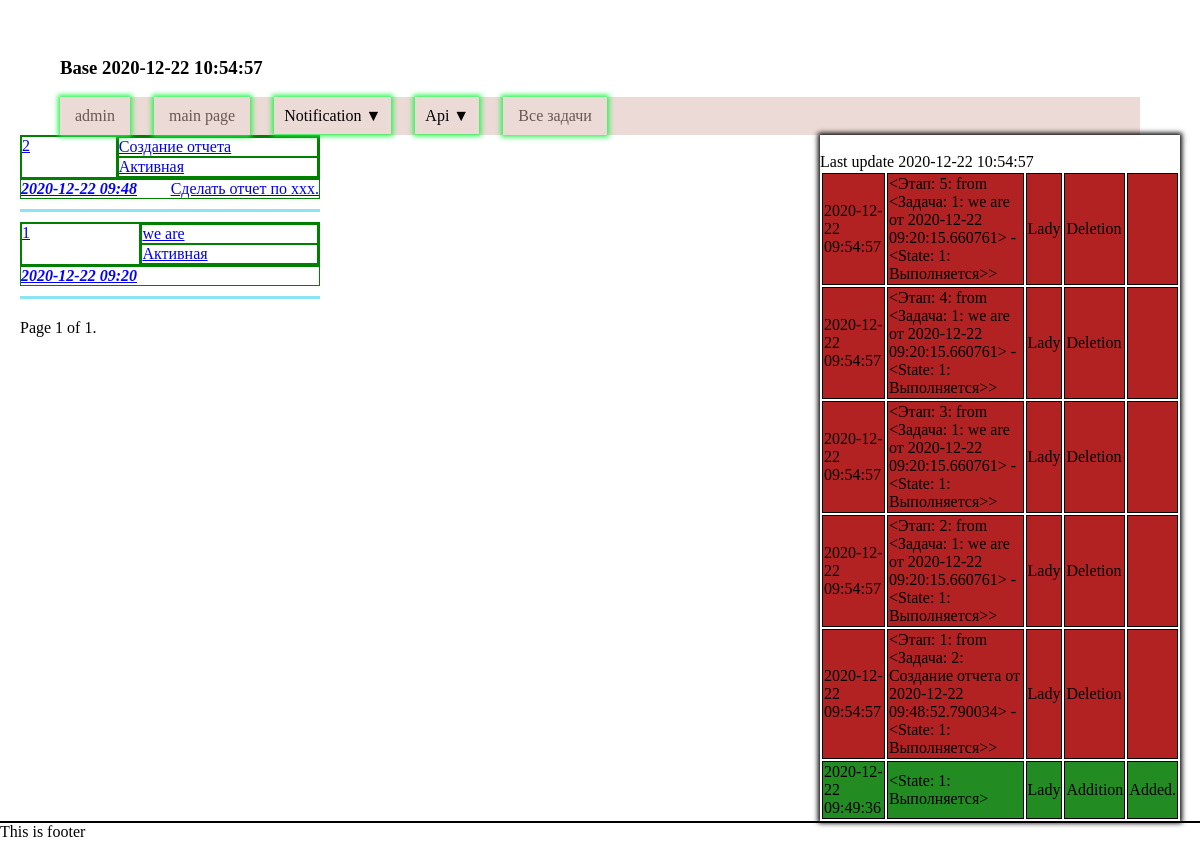
/s/l/, run on the app's committed database.
### Act/models.py (models this page shows, shortened)
class Notification(models.Model):
	name = models.CharField(max_length=150,db_column="name",blank=True)
	comment = models.TextField(db_column="comment",blank=True)
	isActive = models.BooleanField(db_column="isActive",default=True)
	begin=models.DateTimeField(db_column="begin",auto_now_add=True,db_index=True)
	class Meta:
		db_table = 'Notification'
		verbose_name_plural="Список задач"
		verbose_name="Задача"
		ordering=["-id",]
	def get_form_url(self):
		return reverse('Notification:NotificationFullForm', args=[str(self.id)])

### Act/views.py (the view)
def openListNotification(request):
    contact_list = Notification.objects.all()
    paginator = Paginator(contact_list, 25) # Show 25 contacts per page
    page = request.GET.get('page')
    try:
        listObjects = paginator.page(page)
    except PageNotAnInteger:
        listObjects = paginator.page(1)
    except EmptyPage:
        listObjects = paginator.page(paginator.num_pages)
    return render(request, "notification/notificationList.html", {'listObjects': listObjects})

### Act/templatetags/MyMainTags/MyTags.py (called while the page is built)
@register.inclusion_tag('tags/MyTagHeader.html')
def MyTagHeader():
    return {
        "now":datetime.datetime.now().strftime("%Y-%m-%d %H:%M:%S"),
        }

@register.inclusion_tag('tags/MyTagLastAction.html')
def MyTagLastAction():
    lastLog=list(LogEntry.objects.order_by('-action_time')[:10]) #lastLog[0]
    w=[]
    for i in lastLog:
        d={
            "action_time":i.action_time.strftime("%Y-%m-%d %H:%M:%S"),
            "is_addition":i.is_addition(),
            "is_change":i.is_change(),
            "is_deletion":i.is_deletion(),
            "get_action_flag_display":i.get_action_flag_display(),
            "get_admin_url":i.get_admin_url(),
            "get_change_message":i.get_change_message(),
            "pk":i.pk,
            "object_repr":i.object_repr,
            "user":i.user,
            }
        w.append(d)
    return {
        "lastLog":w,
        }

### templates/Notification/notificationList.html (shortened to what this page needs)
{% extends "base.html" %}
{% block content %}
    <div>
            {% for notif in listObjects %}
                <a href="{{notif.get_form_url}}">
                <div style="max-width:60%;min-width: 300px;">
                    <div class="f Column">
                        <div class="f Row">{{notif.pk}}</div>
                        <div class="f Row">
                            <div class="f Column">{{notif.name}}</div>
                            <div class="f Column">
                                {% if notif.isActive %}
                                <div>Активная</div>
                                {% else %}
                                <div style="background:red;">Отключена</div>
                                 {% endif %}
                            </div>
                        </div>
                    </div>
                    <div class="f Column">
                        <span style="
                            color: blue;
                            font-weight: bold;
                            font-style: italic;
                        ">{{notif.begin |date:'Y-m-d H:i'}}</span>
                        {{notif.comment |slice:":200" }}
                    </div>
                </div>
                </a>
                <div style="background:rgb(139,228,243);height:3px;width:100%; margin-top: 10px;margin-bottom: 10px;"></div>
            {% endfor %}
            <div class="pagination" style="
                margin-top: 20px;">
                <span class="step-links">
                    <span class="current">
                        Page {{ listObjects.number }} of {{ listObjects.paginator.num_pages }}.
                    </span>
                </span>
            </div>
    </div>
{% endblock %}

### templates/tags/MyTagLastAction.html (shortened to what this page needs)
<div>
    Last update {% now "Y-m-d H:i:s" %}
    <table>
    {% for i in lastLog %}
    <tr class="
        {% if i.is_addition %} tr_log_is_addition {% endif %}
        {% if i.is_deletion %} tr_log_is_deletion {% endif %}
        " onclick="document.location = '{{i.get_admin_url}}'">
        <td>{{i.action_time}}</td>
        <td>{{i.object_repr}}</td>
        <td>{{i.user}}</td>
        <td>{{i.get_action_flag_display}}</td>
        <td>{{i.get_change_message}}</td>
    </tr>
    {% endfor %}
    </table>
</div>

### templates/base.html (style rules this page uses)
body { margin:0; }
td { border: 1px solid black; }
.tr_log_is_addition { background-color:forestgreen; }
.tr_log_is_deletion { background-color:firebrick; }

### templates/Notification/notificationList.html (style rules this page uses)
.f { display:flex; border:1px solid green; flex-direction:column; justify-content:space-between; flex-grow:1; }
.Row { flex-direction:column; }
.Column { flex-direction:row; }

### data on the page
Notification: pk "2", name "Создание отчета", isActive "Активная", begin "2020-12-22 09:48", comment "Сделать отчет по ххх."
Notification: pk "1", name "we are", isActive "Активная", begin "2020-12-22 09:20"

### other printed values
{{ listObjects.number }} "1"
{{ listObjects.paginator.num_pages }} "1"
{{ i.action_time }} "2020-12-22 09:54:57"
{{ i.object_repr }} "<Этап: 5: from <Задача: 1: we are от 2020-12-22 09:20:15.660761> -<State: 1: Выполняется>>"
{{ i.user }} "Lady"
{{ i.get_action_flag_display }} "Deletion"
{{ i.object_repr }} "<Этап: 4: from <Задача: 1: we are от 2020-12-22 09:20:15.660761> -<State: 1: Выполняется>>"
{{ i.object_repr }} "<Этап: 3: from <Задача: 1: we are от 2020-12-22 09:20:15.660761> -<State: 1: Выполняется>>"
{{ i.object_repr }} "<Этап: 2: from <Задача: 1: we are от 2020-12-22 09:20:15.660761> -<State: 1: Выполняется>>"
{{ i.object_repr }} "<Этап: 1: from <Задача: 2: Создание отчета от 2020-12-22 09:48:52.790034> -<State: 1: Выполняется>>"
{{ i.action_time }} "2020-12-22 09:49:36"
{{ i.object_repr }} "<State: 1: Выполняется>"
{{ i.get_action_flag_display }} "Addition"
{{ i.get_change_message }} "Added."
